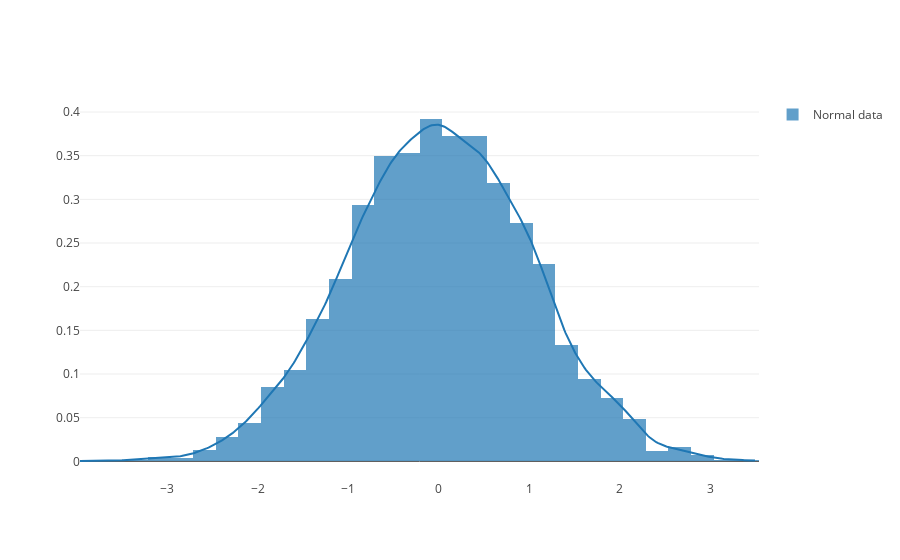

Here is the notebook cell this chart was saved with:
### Markdown cell above
## Distributions normales

Vous avez probablement entendu le terme «courbe en cloche» à un moment donné. Ceci est *la* distribution normale! C'est un modèle idéal pour tout jeu de données normalement distribué.

En utilisant le module aléatoire NumPy, générons une distribution normale en consultant l'histogramme de 5 000 nombres générés aléatoirement.

### Code cell
norm = np.random.randn(5000)

hist_norm = [norm]
labels = ['Normal data']

fig = ff.create_distplot(hist_norm, labels, show_rug=False, bin_size=.25)
py.iplot(fig)

### Figure 1 — Plotly figure (JSON) as saved in the notebook; plotly's stock layout.template omitted (floating-point values rounded to 4 significant figures; data arrays with more than 128 entries replaced by an {"elided": "..."} marker saying what was removed)
{"data": [{"autobinx": false, "histnorm": "probability density", "legendgroup": "Normal data", "marker": {"color": "rgb(31, 119, 180)"}, "name": "Normal data", "opacity": 0.7, "type": "histogram", "x": {"elided": "5000 float values"}, "xaxis": "x1", "xbins": {"end": 3.507, "size": 0.25, "start": -3.964}, "yaxis": "y1"}, {"legendgroup": "Normal data", "marker": {"color": "rgb(31, 119, 180)"}, "mode": "lines", "name": "Normal data", "showlegend": false, "type": "scatter", "x": {"elided": "500 float values"}, "xaxis": "x1", "y": {"elided": "500 float values"}, "yaxis": "y1"}], "layout": {"barmode": "overlay", "hovermode": "closest", "legend": {"traceorder": "reversed"}, "xaxis1": {"anchor": "y2", "domain": [0, 1], "zeroline": false}, "yaxis1": {"anchor": "free", "domain": [0, 1], "position": 0}}}
